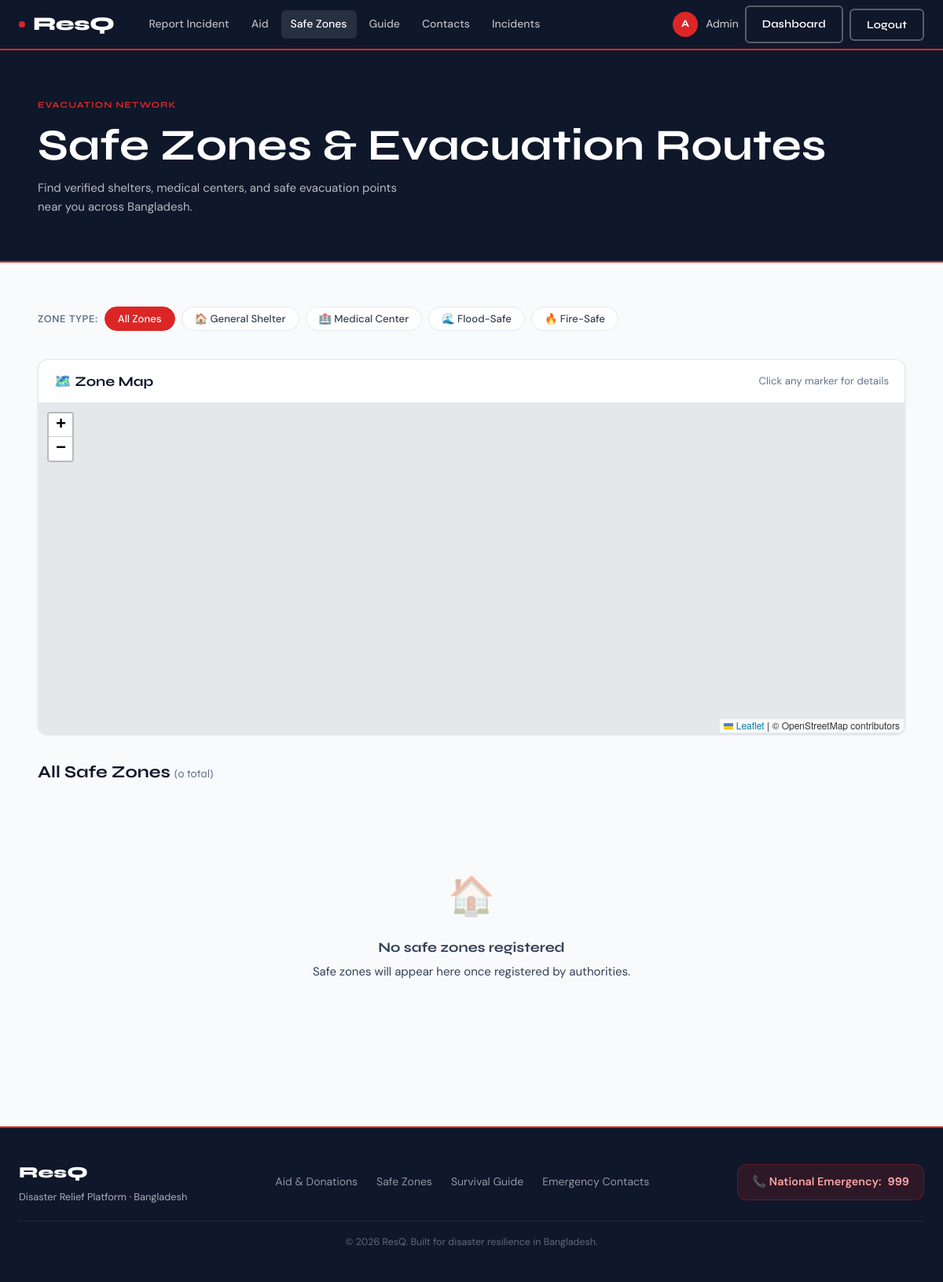
Page /evacuation/ (signed in) on the earlier database version.
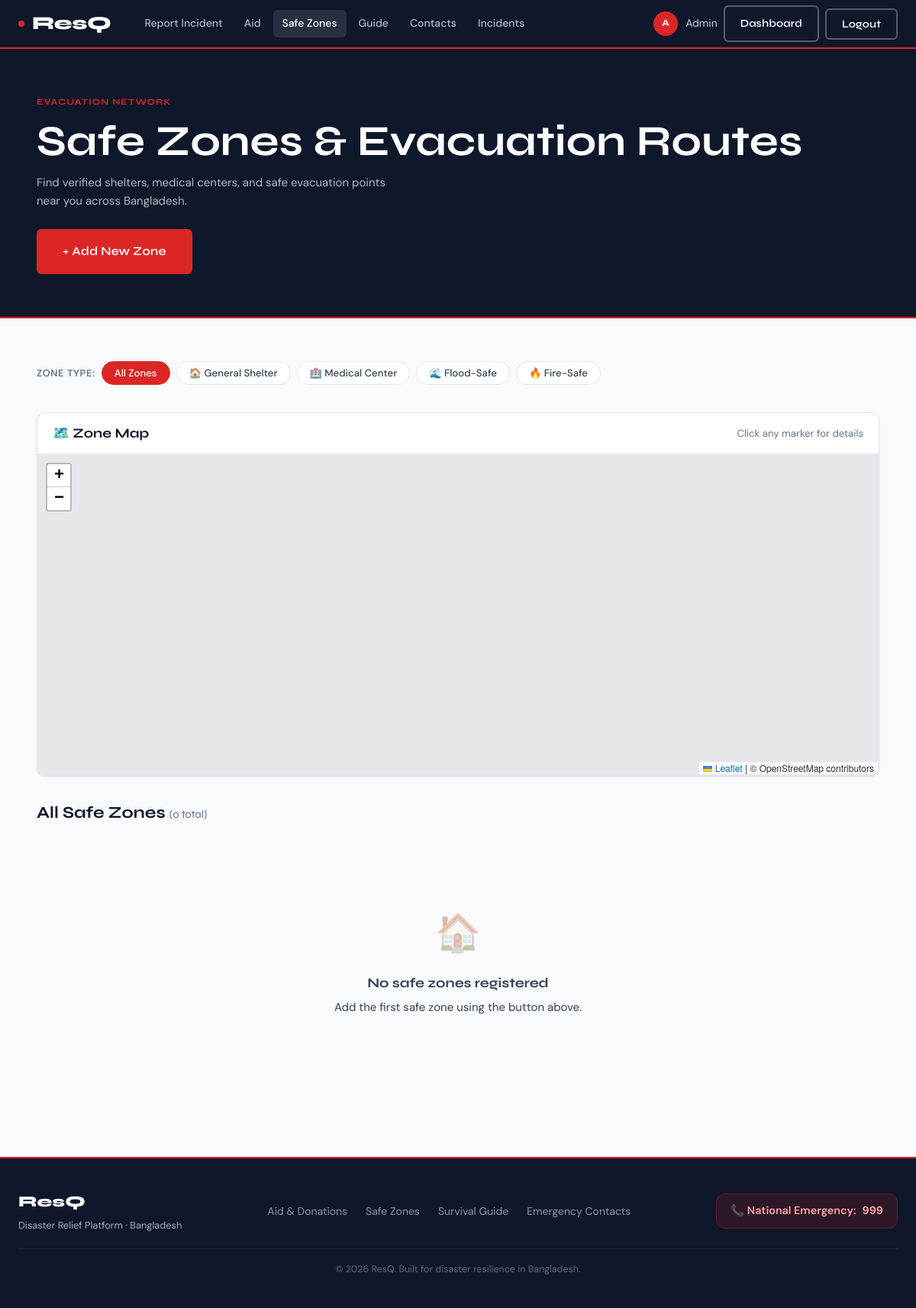
Same page on the later database version.
### evacuation/views.py (the view)
# urls.py: path('', views.evacuation_page, name='evacuation_page'),
def evacuation_page(request):
    zones = SafeZone.objects.filter(is_active=True).order_by('zone_type')
    return render(request, 'evacuation/evacuation.html', {'zones': zones})

### templates/evacuation/evacuation.html (shortened to what the changed rows need)
{% extends "base.html" %}
{% block extra_head %}
<link rel="stylesheet" href="https://unpkg.com/leaflet@1.9.4/dist/leaflet.css" />
{% endblock %}
{% block content %}
<section style="background:var(--navy);padding:56px 24px;border-bottom:2px solid var(--red);">
  <div class="container">
    <div style="display:flex;align-items:center;justify-content:space-between;flex-wrap:wrap;gap:24px;">
      <div>
        <span class="section-label">Evacuation Network</span>
        <h1 style="color:white;margin-bottom:8px;">Safe Zones &amp; Evacuation Routes</h1>
        <p style="color:rgba(255,255,255,.7);max-width:480px;">
        </p>
      </div>
      {% if user.is_authenticated and user.role == 'authority' %}
      <a href="{% url 'zone_create' %}" class="btn btn-primary btn-lg">+ Add New Zone</a>
      {% endif %}
    </div>
  </div>
</section>
<div style="padding:40px 24px;">
  <div class="container">
    {% if zones %}
    <div class="grid-3" id="zonesGrid">
      {% for zone in zones %}
      <div class="zone-card {% if zone.is_full %}full{% endif %}" data-type="{{ zone.zone_type }}">
        <div style="display:flex;align-items:flex-start;justify-content:space-between;margin-bottom:12px;gap:8px;">
          <div>
            <h4 style="font-size:1rem;margin-bottom:4px;">{{ zone.name }}</h4>
            <span class="badge badge-active" style="font-size:.7rem;">
              {% if zone.zone_type == 'general' %}🏠 General Shelter
              {% elif zone.zone_type == 'medical' %}🏥 Medical Center
              {% elif zone.zone_type == 'flood' %}🌊 Flood-Safe
              {% elif zone.zone_type == 'fire' %}🔥 Fire-Safe
              {% else %}🏚️ {{ zone.zone_type|title }}{% endif %}
            </span>
          </div>
          {% if zone.is_full %}
          <span class="badge-full">FULL</span>
          {% endif %}
        </div>
        <p style="font-size:.83rem;color:var(--muted);margin-bottom:14px;">📍 {{ zone.address }}</p>
        <div style="margin-bottom:10px;">
          <div style="display:flex;justify-content:space-between;font-size:.8rem;margin-bottom:6px;">
            <span style="color:var(--muted);">Occupancy</span>
            <span style="font-weight:600;">{{ zone.current_occupancy }} / {{ zone.capacity }}</span>
          </div>
          {% with pct=zone.current_occupancy|floatformat:0 %}
          <div class="capacity-bar">
            <div class="capacity-bar__fill {% if zone.is_full %}full{% elif zone.current_occupancy > zone.capacity|divisibleby:2 %}warn{% endif %}"
                 style="width:{% widthratio zone.current_occupancy zone.capacity 100 %}%;"></div>
          </div>
          {% endwith %}
        </div>
        <div style="display:flex;align-items:center;justify-content:space-between;margin-top:14px;">
          <span style="font-size:.83rem;color:{% if zone.is_full %}var(--red){% else %}var(--green){% endif %};font-weight:600;">
            {% if zone.is_full %}⛔ No Availability{% else %}✓ {{ zone.capacity|add:"-"|add:zone.current_occupancy }} spots available{% endif %}
          </span>
          {% if user.is_authenticated and user.role == 'authority' %}
          <a href="{% url 'zone_edit' zone.id %}" class="btn btn-outline btn-sm">Edit</a>
          {% endif %}
        </div>
        {% if zone.notes %}
        <p style="font-size:.78rem;color:var(--muted);margin-top:10px;padding-top:10px;border-top:1px solid var(--border);">{{ zone.notes }}</p>
        {% endif %}
      </div>
      {% endfor %}
    </div>
    {% else %}
    <div class="empty-state">
      <div class="empty-icon">🏠</div>
      <h3>No safe zones registered</h3>
      <p>{% if user.is_authenticated and user.role == 'authority' %}Add the first safe zone using the button above.{% else %}Safe zones will appear here once registered by authorities.{% endif %}</p>
    </div>
    {% endif %}
  </div>
</div>
{% endblock %}

Differences in the rows shown:
changed User "Admin": role empty → "authority" (drawn)
Other differences:
text no longer shown: "Safe zones will appear here once registered by authorities."
text now shown: "+ Add New Zone Add the first safe zone using the button above."
